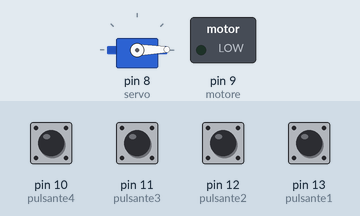
This sketch was run on a simulated Arduino Uno, built with avr-gcc and run on an emulated ATmega328P. Parts: servo, switched loads named in the sketch (green lamp = pin HIGH). The test bench sets the inputs (shaded band); at power-on: pin 10 (pulsante4), pin 11 (pulsante3), pin 12 (pulsante2), pin 13 (pulsante1) LOW.

Above: at 1.2 s.
1.3 s: pin 10 (pulsante4) pulled HIGH for 0.15 s
At 1.9 s:
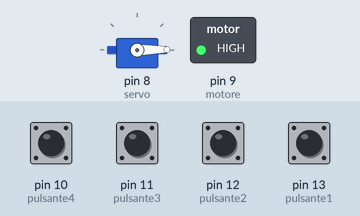
4.4 s: pin 11 (pulsante3) pulled HIGH for 0.15 s
At 5.1 s:
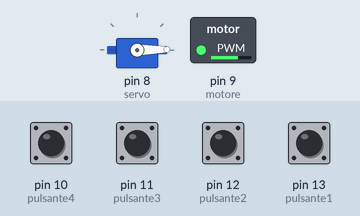
7.5 s: pin 12 (pulsante2) pulled HIGH for 0.15 s
At 8.3 s:
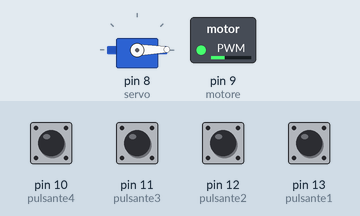
10.6 s: pin 10 (pulsante4) pulled HIGH for 1 s
At 11.5 s:
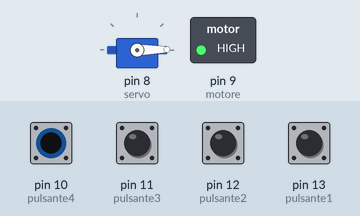
14.6 s: pin 13 (pulsante1) pulled HIGH for 0.15 s
At 15.1 s:
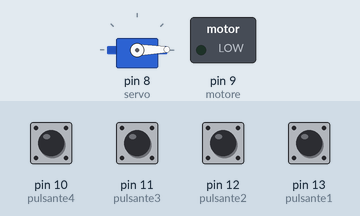
17.7 s: pin 11 (pulsante3) pulled HIGH for 1 s
At 18.3 s:
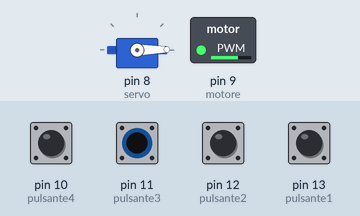
Timing chart, 0 to 20.7 s (numbered marks = the images above; inputs shaded):
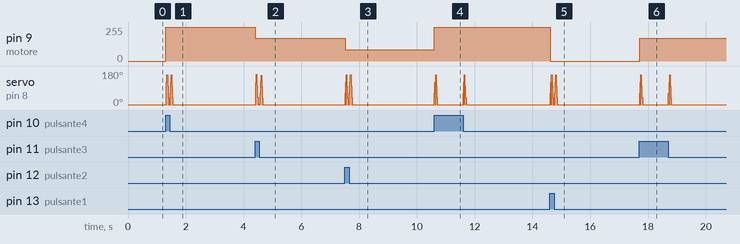

The sketch:

fan_with_buttons.ino
```cpp
#include <Servo.h>

Servo servo;

int motore=9;
int pulsante1=13;   //per spegnere il ventilatore
int pulsante2=12;   //per avviare il motore a 85 pwm
int pulsante3=11;   //per avviare il motore a 170 pwm
int pulsante4=10;   //per avviare il motore a 255 pwm
int statopuls1=LOW;
int statopuls2=LOW;
int statopuls3=LOW;
int statopuls4=LOW;

void setup() {
  pinMode(motore,OUTPUT);
  pinMode(pulsante1,INPUT);
  pinMode(pulsante2,INPUT);
  pinMode(pulsante3,INPUT);
  pinMode(pulsante4,INPUT);
  servo.attach(8);
 }

void loop() {
    statopuls1=digitalRead(pulsante1);
    statopuls2=digitalRead(pulsante2);
    statopuls3=digitalRead(pulsante3);
    statopuls4=digitalRead(pulsante4);


    if(statopuls1==HIGH){
      analogWrite(motore,0);
    }

    if(statopuls2==HIGH){
      analogWrite(motore,85);
    }


    if(statopuls3==HIGH){
      analogWrite(motore,170);
    }


    if(statopuls4==HIGH){
      analogWrite(motore,255);
    }

for(int pos=0; pos<170; pos++){
  servo.write(pos);
}


for(int pos=170; pos>0; pos--){
  servo.write(pos);
 }
}
```

Measured:
- after the input at 1.3 s, pin 9 (motore): 0/255 → 255/255 at once
